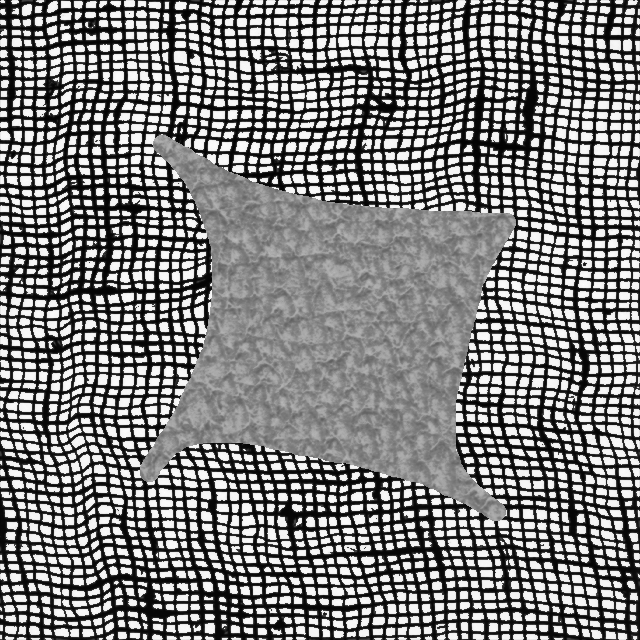
#> input picture Exam/Week 3/Exam version/Ex3_data_code/data/train_A_image.png, 640 x 640 px
$ jupyter execute --allow-errors Exam_version.ipynb   (older library calls are emulated)
#> lines starting #> are read from the running program, lines starting #| are printed output that depends on the picture; after the words box and inside, x2 and y2 are one past the last pixel; in counts of white or black regions, pixels touching at a corner belong together
### Andreas/Week 3/feature_based_segmentation.py
#!/usr/bin/env python3
# -*- coding: utf-8 -*-
"""
Created on Tue Feb 18 20:11:26 2020

@author: vand
"""

import skimage.io
import numpy as np
import matplotlib.pyplot as plt
import sklearn.cluster
import scipy.ndimage


def im2col(A, BSZ, stepsize=1):
    # Parameters
    m,n = A.shape
    s0, s1 = A.strides
    nrows = m-BSZ[0]+1
    ncols = n-BSZ[1]+1
    shp = BSZ[0],BSZ[1],nrows,ncols
    strd = s0,s1,s0,s1

    out_view = np.lib.stride_tricks.as_strided(A, shape=shp, strides=strd)
    return out_view.reshape(BSZ[0]*BSZ[1],-1)[:,::stepsize]


def ndim2col(A, BSZ, stepsize=1):
    if(A.ndim == 2):
        return im2col(A, BSZ, stepsize)
    else:
        r,c,l = A.shape
        patches = np.zeros((l*BSZ[0]*BSZ[1],(r-BSZ[0]+1)*(c-BSZ[1]+1)))
        for i in range(l):
            patches[i*BSZ[0]*BSZ[1]:(i+1)*BSZ[0]*BSZ[1],:] = im2col(A[:,:,i],BSZ,stepsize)
        return patches


# [30 lines left out: function get_gauss_feat_im, not called in this run]
#%%

# [14 lines that do not run on import are left out]


### Exam/Week 3/Exam version/Exam_version.ipynb
## Outline:

#### Explain the image segmentation problem:
* A (grayscale) image is a function $I:\Omega \to \mathbb{R}$ where $\Omega \subseteq \mathbb{R}^2$
* Given a labelset $L= \{1,...,n\}$ of $n$ labels, at partition of an image is a function $f: \Omega \to L$. That is each pixel is mapped to a label.
* Naive approach: Thresholding using the pixel intensities. However the location of the pixels relative to oneanother is not taken into account then, and e.g. textures will not be segmented correctly.

#### Supervised approach:
* A supervised approach will be adopted. Thus we will extract features from an image with a known segmentation. Using k-nearest neighbour we can now make inference about the segmentation of a test-image.

#### Extract features:
1. Method 1: We examine the image, and its derivatives. Consider an image $I$
    *  Let L denote $I*g(t)$, where $g(t)$ denotes a gaussian with $\sigma^2 = t$.
    *  We now construct a volume $F: \Omega \times [1, 2, ..., 15] \to \mathbb{R}$, by letting: $$F = [L, L_{x}, L_{y}, L_{xx}, L_{yy}, ..., L_{xyyy}, L_{yyyy}]$$
    i.e. finding all derivatives of $I*g(t)$ up to an order of 4.
	*  Note that the n'th derivative of an image convoluted with a gaussian equals the image convoluted with the n'th derivative of a gaussian. (PROPERTY OF CONVOLUTIONS).
	*  Note that we now can associate a 15 dimensional feauture vector to each pixel.
    *  Edgecases are handled by padding with the reflection.
2. Method 2: A featurevector for each pixel can be created using the $9x9$-patch surrounding the pixel. Edgecases are handled using reflection padding.

#### Classification:
1. The classification of each feature vector can be done using knn. With the euclidean distance measure. This method is however not found to be robust.
2. Instead k-means clutering can be performed on the features of the training image. The distribution of labels within each cluster can then be used to assign a probability for a certain label for a feature vector of the test image. This will result in a probability image. This is the method that will be used in the following.

#### Key take aways:
1. For the "A" images a high quality segmentation can be gotten using the gaussian features and low smoothing.
2. For the "B" images a medium quality segmentation can be gotten using the gaussian features and high smoothing.
3. For the "C" images it is not possible to get a good segmentation using gaussian features. However a patch-based smoothing procedure produces a high quality output. This can be due to the greatly increased amount of features.
4. Note: The use of patch-based image segementation reduces size of the image. This can be avoided with reflection padding.
5. On the bone images the gaussian feature extraction proved best.

### Define helper functions:

[cell 1]
# Import helpers:
import cv2
import numpy as np
import matplotlib.pyplot as plt
import scipy
import sklearn
from scipy import ndimage
import math
from feature_based_segmentation import *
import warnings
warnings.filterwarnings('ignore')

def importPictures(name):
    if name=='A':
        img_train = cv2.imread('Ex3_data_code/data/train_A_image.png', cv2.IMREAD_GRAYSCALE).astype(float)
        img_test_background = cv2.imread('Ex3_data_code/data/test_A_background.png', cv2.IMREAD_GRAYSCALE).astype(float)
        img_test_foreground = cv2.imread('Ex3_data_code/data/test_A_foreground.png', cv2.IMREAD_GRAYSCALE).astype(float)
        img_test_comb = cv2.imread('Ex3_data_code/data/test_A_image.png', cv2.IMREAD_GRAYSCALE).astype(float)
        img_test_truth = cv2.imread('Ex3_data_code/data/test_A_ground_truth.png', cv2.IMREAD_GRAYSCALE).astype(float)
    elif name=='B':
        img_train = cv2.imread('Ex3_data_code/data/train_B_image.png', cv2.IMREAD_GRAYSCALE).astype(float)
        img_test_background = cv2.imread('Ex3_data_code/data/test_B_background.png', cv2.IMREAD_GRAYSCALE).astype(float)
        img_test_foreground = cv2.imread('Ex3_data_code/data/test_B_foreground.png', cv2.IMREAD_GRAYSCALE).astype(float)
        img_test_comb = cv2.imread('Ex3_data_code/data/test_B_image.png', cv2.IMREAD_GRAYSCALE).astype(float)
        img_test_truth = cv2.imread('Ex3_data_code/data/test_B_ground_truth.png', cv2.IMREAD_GRAYSCALE).astype(float)
    elif name=='C':
        img_train = cv2.imread('Ex3_data_code/data/train_C_image.png', cv2.IMREAD_GRAYSCALE).astype(float)
        img_test_background = cv2.imread('Ex3_data_code/data/test_C_background.png', cv2.IMREAD_GRAYSCALE).astype(float)
        img_test_foreground = cv2.imread('Ex3_data_code/data/test_C_foreground.png', cv2.IMREAD_GRAYSCALE).astype(float)
        img_test_comb = cv2.imread('Ex3_data_code/data/test_C_image.png', cv2.IMREAD_GRAYSCALE).astype(float)
        img_test_truth = cv2.imread('Ex3_data_code/data/test_C_ground_truth.png', cv2.IMREAD_GRAYSCALE).astype(float)
    elif name=='bone':
        img_train = cv2.imread('Ex3_data_code/data/bone_train.png', cv2.IMREAD_GRAYSCALE).astype(float)
        img_test_comb = cv2.imread('Ex3_data_code/data/bone_test.png', cv2.IMREAD_GRAYSCALE).astype(float)
        img_test_truth = cv2.imread('Ex3_data_code/data/bone_label.png', cv2.IMREAD_GRAYSCALE).astype(float)
        dici = {'train': img_train,
                'test1': img_test_comb,
                'true': img_test_truth}
    if name!='bone':
        dici = {'train': img_train,
                'test1': img_test_background,
                'test2': img_test_foreground,
                'test3': img_test_comb,
                'true': img_test_truth}
    return dici

# Feature extraction is made for all images:
def featureDict(dic):
    feature_dict = {}
    for i in dic:
        if i != 'true':
            im = get_gauss_feat_im(dic[i], 2.5)
            dim = im.shape
            feature_dict[i] = np.reshape(im, (dim[0]*dim[1], dim[2]))
        else:
            im = dic[i]
            dim = im.shape
            feature_dict[i] = np.reshape(im, (dim[0]*dim[1]))
    return feature_dict, dim[0]

def patchFeatureDict(dic):
    feature_dict = {}
    for i in dic:
        if i != 'true':
            im = ndim2col(dic[i], [9, 9])
            d= math.sqrt(im.shape[1])
            feature_dict[i] = im.transpose()
        else:
            im = dic[i]
            dim = im.shape
            feature_dict[i] = np.reshape(im[4:-4,4:-4], ((dim[0]-8)*(dim[1]-8)))
    return feature_dict, int(d)

# Get probability matrix:
def probabilityMatrix(predictions, centers, pic_label):
    probs = np.zeros((centers, 2))
    for i, item in enumerate(predictions):
        if pic_label[i] == 0:
            probs[item][0] += 1
        else:
            probs[item][1] += 1

    for i, item in enumerate(probs):
        probs[i] = item/sum(item)
    return(probs)

def kmeansTrainer(feature_dict, subsample=10000, centers=500):
    n, _ = feature_dict['train'].shape

    # subsampling:
    idx = np.random.permutation(np.arange(n))[:subsample]
    pic_subsample = np.take(feature_dict['train'], idx, axis=0)
    pic_label = np.take(feature_dict['true'], idx, axis=0)

    # fit model:
    model = sklearn.cluster.KMeans(centers)
    model.fit(pic_subsample)

    # Make predictions from subsample:
    predictions_train = model.predict(pic_subsample)

    # Create probability matrix:
    probs = probabilityMatrix(predictions_train, centers, pic_label)

    return(model, probs)

## Show imported images:
### Images A:

[cell 2]
# Import pictures of series A:
dicA = importPictures('A')
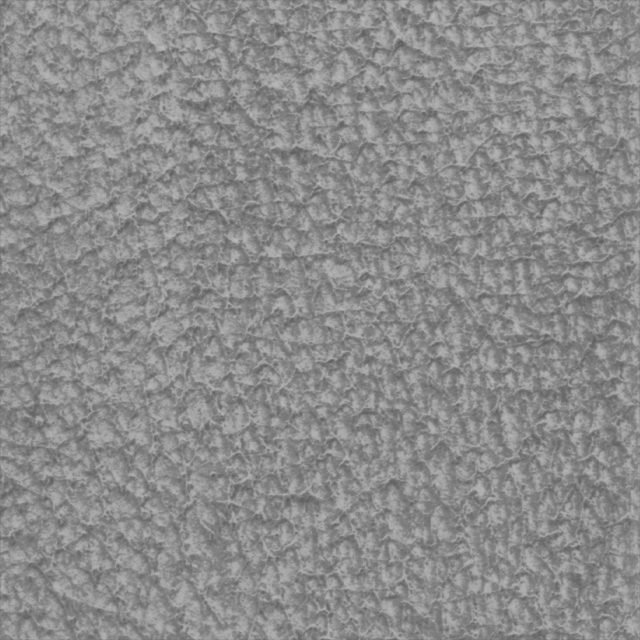
#> input picture Exam/Week 3/Exam version/Ex3_data_code/data/test_A_background.png, 640 x 640 px
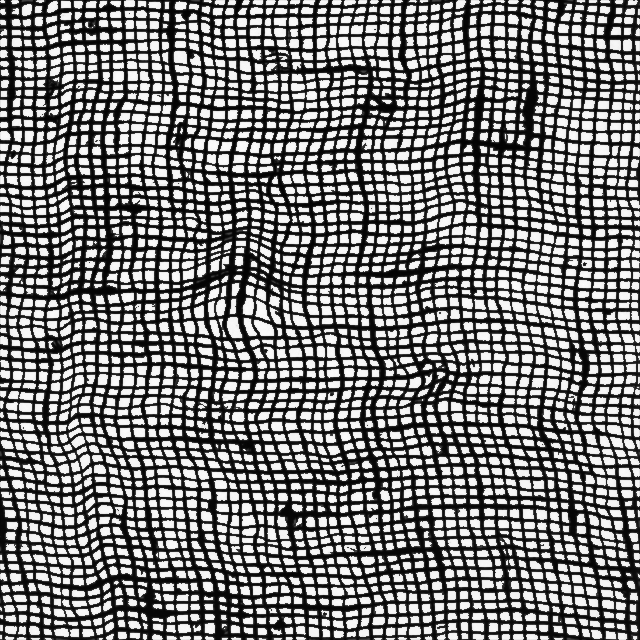
#> input picture Exam/Week 3/Exam version/Ex3_data_code/data/test_A_foreground.png, 640 x 640 px
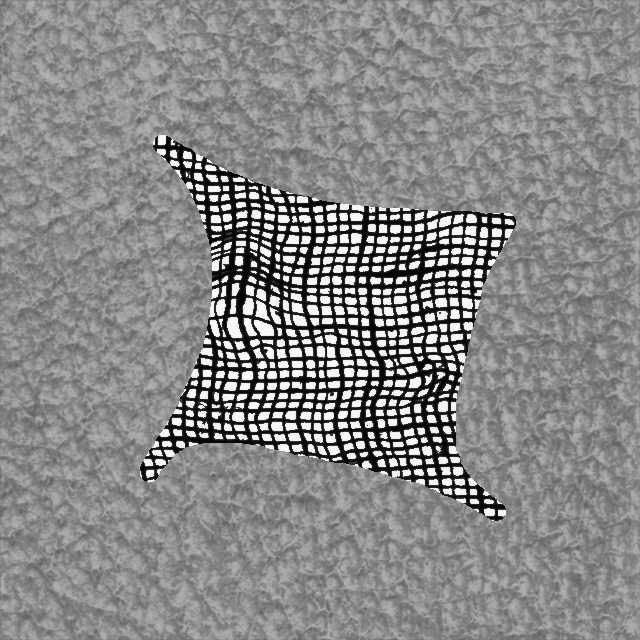
#> input picture Exam/Week 3/Exam version/Ex3_data_code/data/test_A_image.png, 640 x 640 px
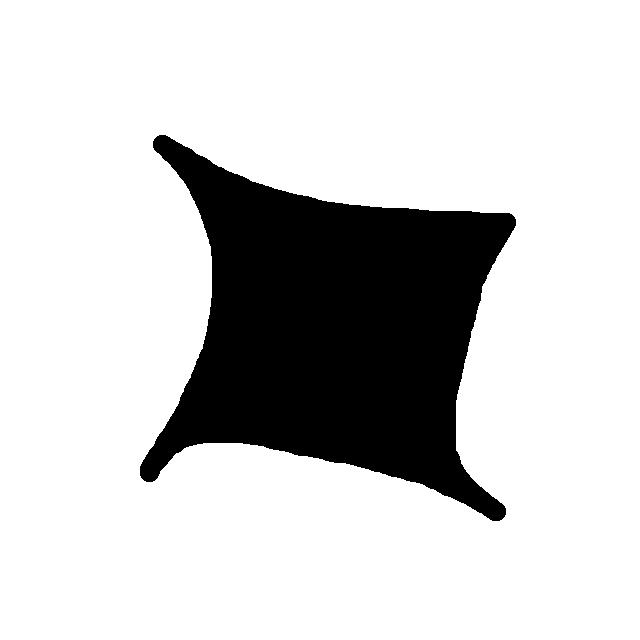
#> input picture Exam/Week 3/Exam version/Ex3_data_code/data/test_A_ground_truth.png, 640 x 640 px
#> in importPictures, `img_test_truth = cv2.imread('Ex3_data_code/data/test_A_ground_truth.pn..`: img_test_truth: shape (640, 640) float64; 80.9% white; 1 black region, box (x1, y1, x2, y2) and area: (140, 135, 516, 521) 78092
#> dicA = 5 items

fig1, f1_axes = plt.subplots(ncols=3, nrows=2, constrained_layout=False, figsize=(9,6))

f1_axes[0,0].imshow(dicA['train'], cmap = "gray")
f1_axes[0,1].imshow(dicA['true'], cmap = "gray")
f1_axes[0,2].remove()

f1_axes[1,0].imshow(dicA['test1'], cmap = "gray", vmin=0, vmax=255.)
f1_axes[1,1].imshow(dicA['test2'], cmap = "gray", vmin=0, vmax=255.)
f1_axes[1,2].imshow(dicA['test3'], cmap = "gray", vmin=0, vmax=255.)

fig1.show()
fig1.tight_layout()

### Images B:

#> (a cell that did not finish here is left out)

#> call 2 of importPictures, with name = 'B'
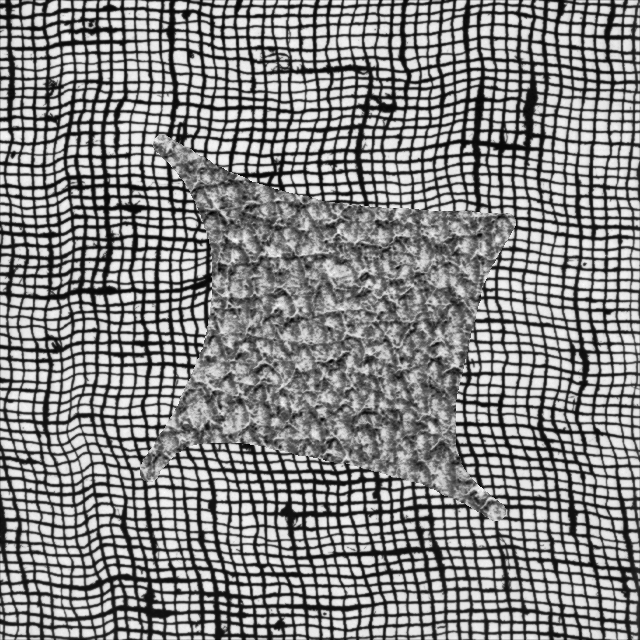
#> input picture Exam/Week 3/Exam version/Ex3_data_code/data/train_B_image.png, 640 x 640 px

fig1, f1_axes = plt.subplots(ncols=3, nrows=2, constrained_layout=False, figsize=(9,6))

f1_axes[0,0].imshow(dicB['train'], cmap = "gray", vmin=0, vmax=255.)
f1_axes[0,1].imshow(dicB['true'], cmap = "gray", vmin=0, vmax=255.)
f1_axes[0,2].remove()

f1_axes[1,0].imshow(dicB['test1'], cmap = "gray", vmin=0, vmax=255.)
f1_axes[1,1].imshow(dicB['test2'], cmap = "gray", vmin=0, vmax=255.)
f1_axes[1,2].imshow(dicB['test3'], cmap = "gray", vmin=0, vmax=255.)
fig1.show()
fig1.tight_layout()

### Images C:

#> (a cell that did not finish here is left out)


fig1, f1_axes = plt.subplots(ncols=3, nrows=2, constrained_layout=False, figsize=(9,6))

f1_axes[0,0].imshow(dicC['train'], cmap = "gray", vmin=0, vmax=255.)
f1_axes[0,1].imshow(dicC['true'], cmap = "gray", vmin=0, vmax=255.)
f1_axes[0,2].remove()

f1_axes[1,0].imshow(dicC['test1'], cmap = "gray", vmin=0, vmax=255.)
f1_axes[1,1].imshow(dicC['test2'], cmap = "gray", vmin=0, vmax=255.)
f1_axes[1,2].imshow(dicC['test3'], cmap = "gray", vmin=0, vmax=255.)
fig1.show()
fig1.tight_layout()

### Bone images:

#> (a cell that did not finish here is left out)


fig1, f1_axes = plt.subplots(ncols=3, nrows=1, constrained_layout=False, figsize=(9,6))
f1_axes[0].imshow(dicBone['train'], cmap = "gray")
f1_axes[1].imshow(dicBone['true'], cmap = "gray")
f1_axes[2].imshow(dicBone['test1'], cmap = "gray")

fig1.show()
fig1.tight_layout()

## Classification using k-means clustering:

### Image A:

[cell 6]
# Feature extraction of pictures:
#feature_dictA, dim = featureDict(dicA)
feature_dictA, dim = patchFeatureDict(dicA)
#> the loop in patchFeatureDict, `for i in dic:` made 5 passes
#> (i, dim) on pass 5: ('true', (640, 640))
#> i on passes 1 to 4: 'train', 'test1', 'test2', 'test3'
#> feature_dictA = 5 items; dim = 632

######## Train the model ##############
modelA, probsA = kmeansTrainer((feature_dictA))
#> in kmeansTrainer, `pic_label = np.take(feature_dict['true'], idx, axis=0)`: pic_label = 10000 values, max 255 at index 0, min 0 at index 6, mean 205.4
#> in kmeansTrainer, `predictions_train = model.predict(pic_subsample)`: predictions_train = 10000 values, max 499 at index 736, min 0 at index 2171, mean 225.4
#> the loop in probabilityMatrix, `for i, item in enumerate(predictions):` made 10000 passes
#> item on passes 1 to 3: 115, 3, 282
#> after the loop in probabilityMatrix, `for i, item in enumerate(predictions):`: probs = 500 pairs, first value 0 to 317, second value 0 to 43
#> the loop in probabilityMatrix, `for i, item in enumerate(probs):` made 500 passes
#> item on passes 1 to 3: [1, 4], [274, 0], [0, 24]
#> after the loop in probabilityMatrix, `for i, item in enumerate(probs):`: probs = 500 pairs, first value 0 to 1, second value 0 to 1
#> probsA = 500 pairs, first value 0 to 1, second value 0 to 1

# Test the model: We now compute the feature images of a test picture:
predictions_test1 = modelA.predict(feature_dictA['test1'])
predictions_test2 = modelA.predict(feature_dictA['test2'])
predictions_test3 = modelA.predict(feature_dictA['test3'])

# Create probability image:
prob_img_test1 = np.array(list(map(lambda x: probsA[x,0], predictions_test1))).reshape(dim, dim)
prob_img_test2 = np.array(list(map(lambda x: probsA[x,0], predictions_test2))).reshape(dim, dim)
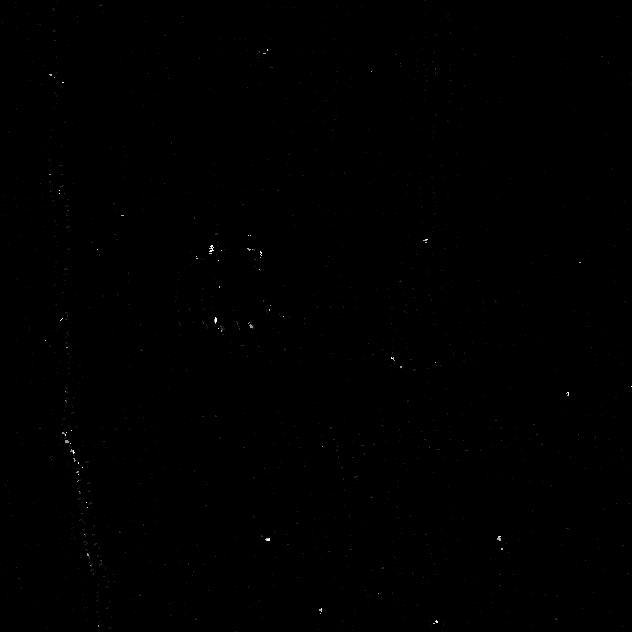
#> prob_img_test2: shape (632, 632) float64; min 0, max 1, mean 0.00103
prob_img_test3 = np.array(list(map(lambda x: probsA[x,0], predictions_test3))).reshape(dim, dim)

# Optional Gaussian filter to the picture:
prob_img_test1 = scipy.ndimage.gaussian_filter(prob_img_test1, 3, order=0)
prob_img_test2 = scipy.ndimage.gaussian_filter(prob_img_test2, 3, order=0)
prob_img_test3 = scipy.ndimage.gaussian_filter(prob_img_test3, 3, order=0)
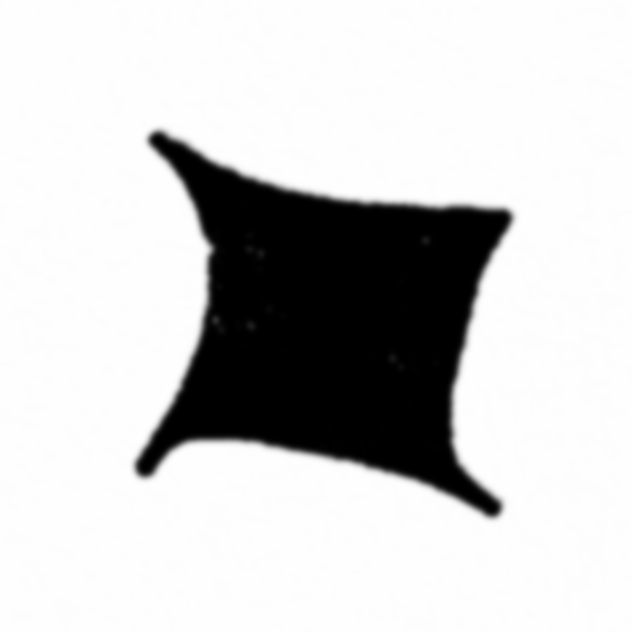
#> prob_img_test3: shape (632, 632) float64; min 0, max 1, mean 0.803

# Create segmentation on the base of biggest probability:
seg_img_test1 = np.array(list(map(lambda y: list(map(lambda x: 255. if x > 0.5 else 0, y)), prob_img_test1)))
#> seg_img_test1: shape (632, 632) float64; every value is 255
seg_img_test2 = np.array(list(map(lambda y: list(map(lambda x: 255. if x > 0.5 else 0, y)), prob_img_test2)))
#> seg_img_test2: shape (632, 632) int64; every value is 0
seg_img_test3 = np.array(list(map(lambda y: list(map(lambda x: 255. if x > 0.5 else 0, y)), prob_img_test3)))
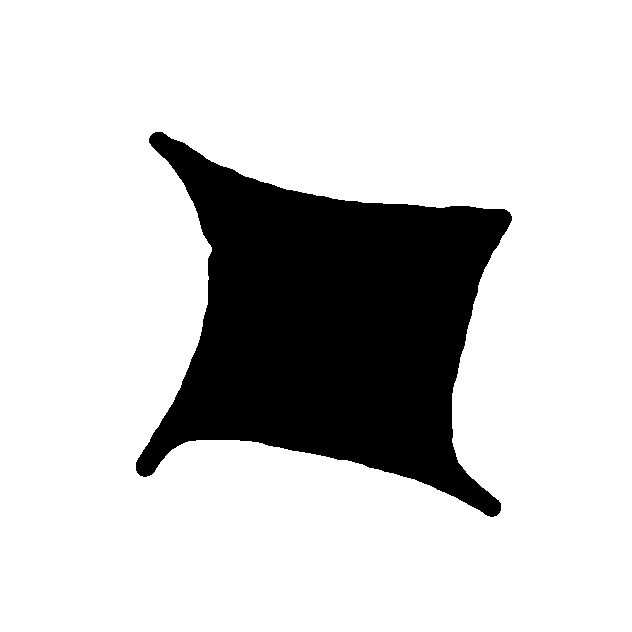
#> seg_img_test3: shape (632, 632) float64; 80.5% white; 1 black region, box (x1, y1, x2, y2) and area: (136, 132, 512, 517) 77944

# Plot:
fig1, f1_axes = plt.subplots(ncols=3, nrows=2, constrained_layout=False, figsize=(9,6))
f1_axes[0,0].imshow(dicA['test1'], cmap = "gray", vmin=0., vmax=255.)
f1_axes[0,1].imshow(dicA['test2'], cmap = "gray", vmin=0., vmax=255.)
f1_axes[0,2].imshow(dicA['test3'], cmap = "gray", vmin=0., vmax=255.)
f1_axes[1,0].imshow(seg_img_test1 , cmap = "gray", vmin=0., vmax=255.)
f1_axes[1,1].imshow(seg_img_test2 , cmap = "gray", vmin=0., vmax=255.)
f1_axes[1,2].imshow(seg_img_test3 , cmap = "gray", vmin=0., vmax=255.)
fig1.show()
fig1.tight_layout()
